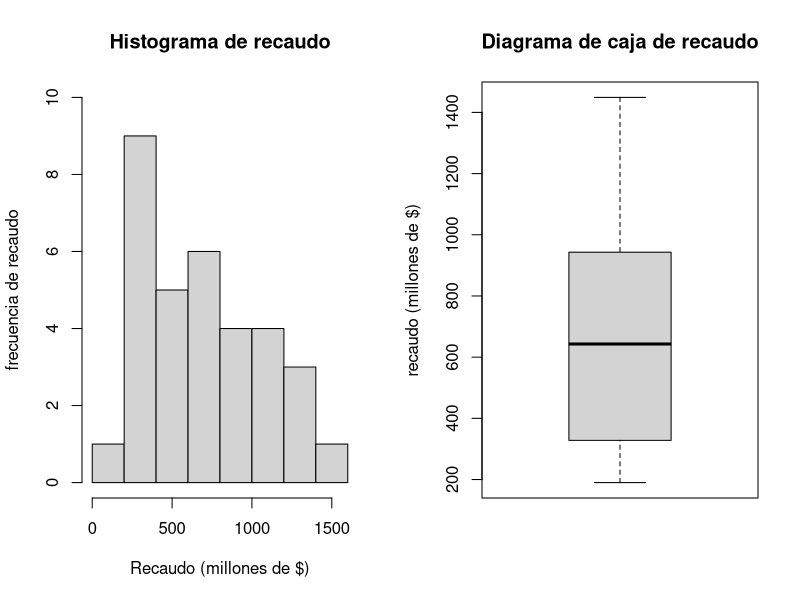
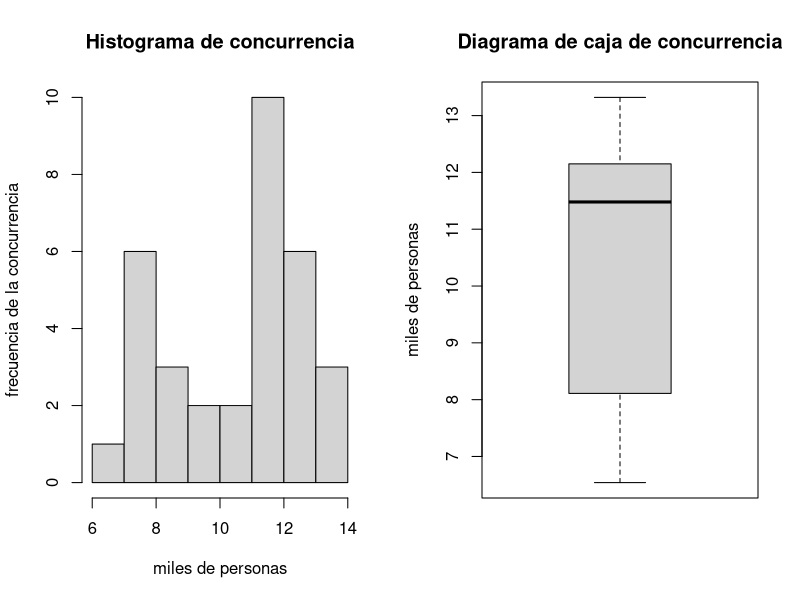
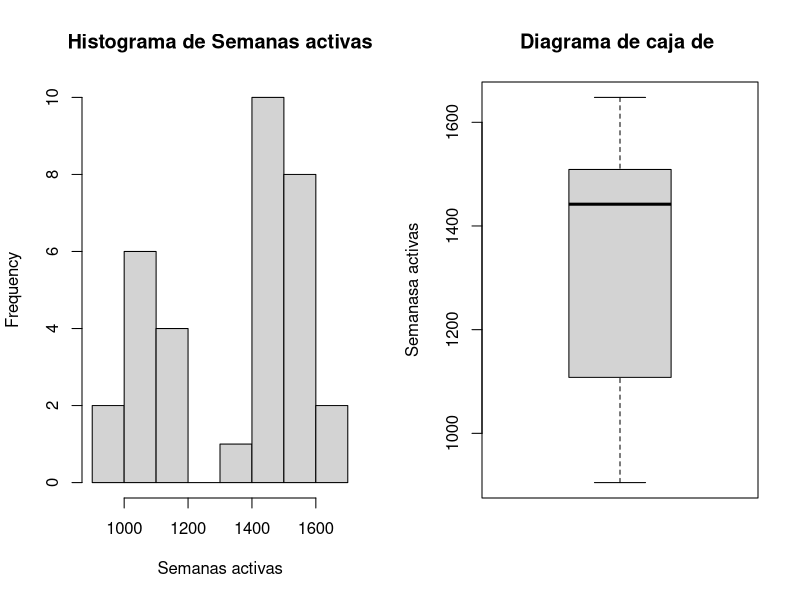
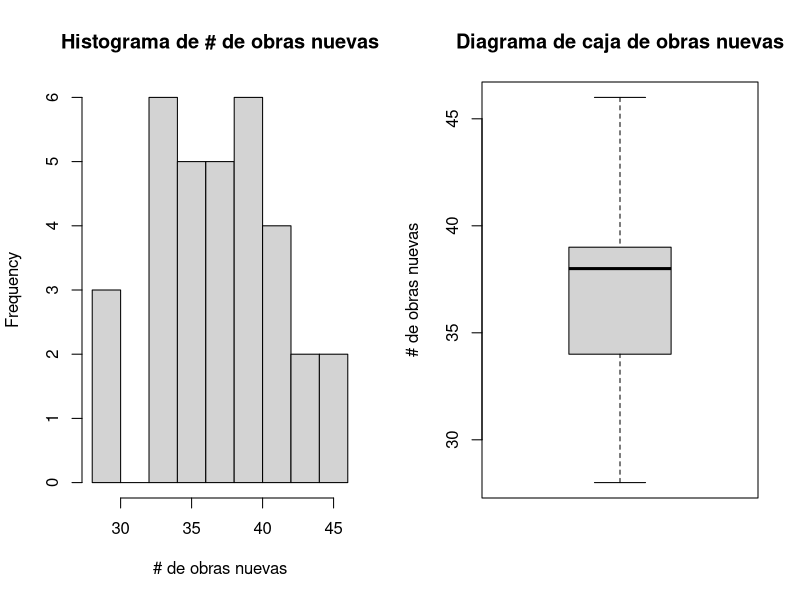
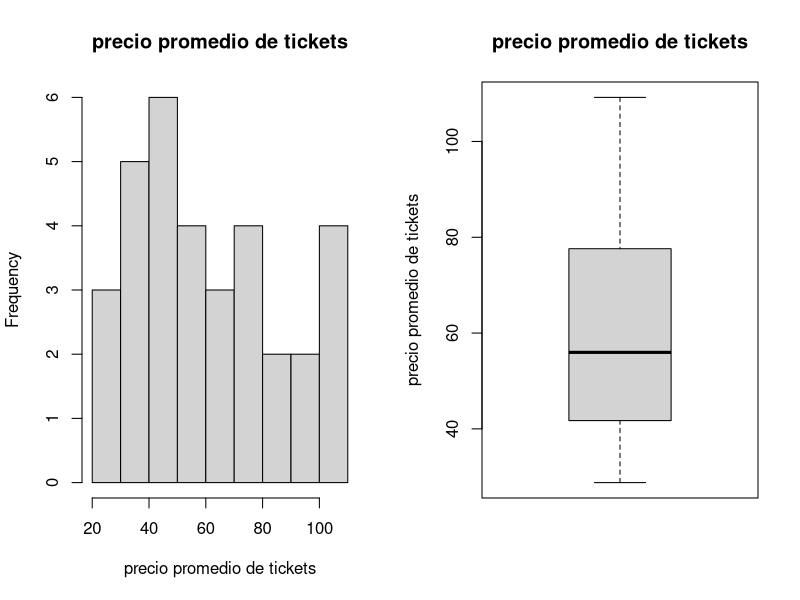
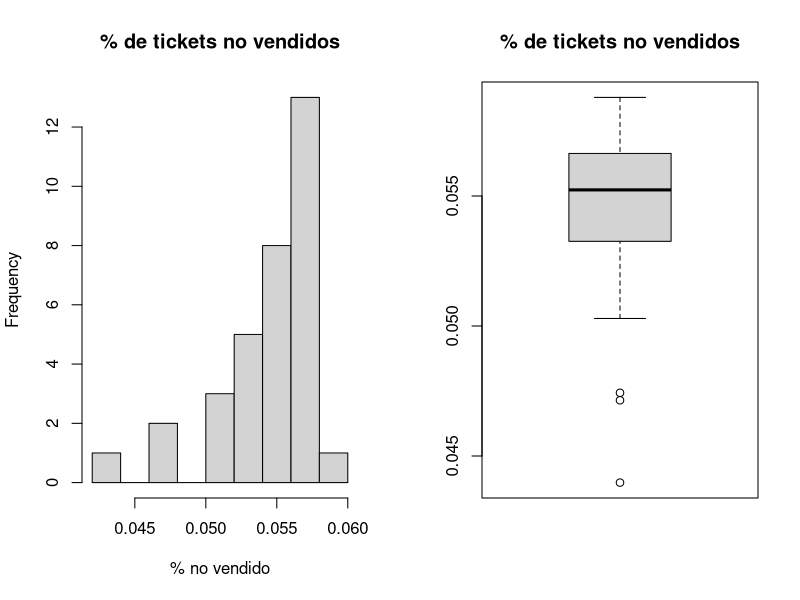
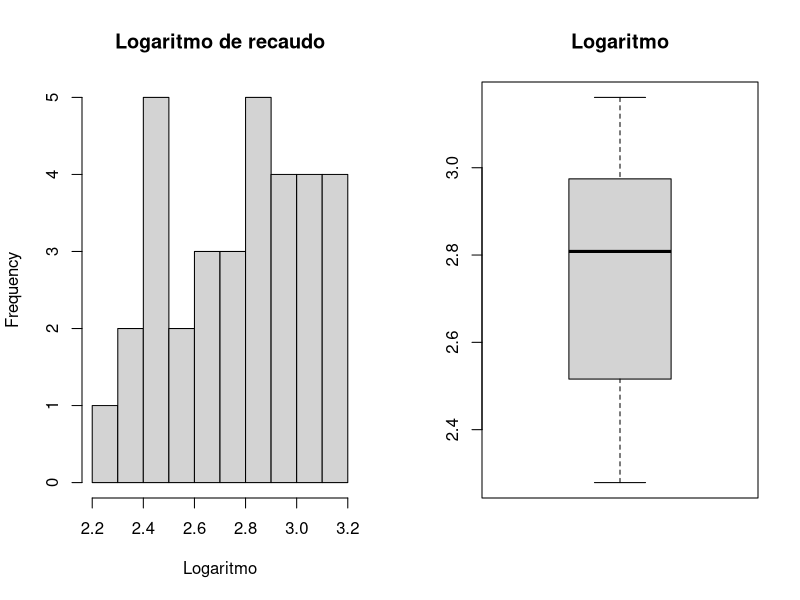

Write the R code that produced these figures, in order.
## ---- chunk 1
knitr::opts_chunk$set(echo = TRUE)
## ---- chunk 2
project_data <- read.delim("broadway-shows.txt")
str(project_data)
## ---- chunk 3
var(project_data$Gross..M.)
sd(project_data$Gross..M.)
## ---- chunk 4
summary(project_data$Gross..M.)
## ---- chunk 5
par(mfrow= c(1,2))
recaudo_hist <- hist(project_data$Gross..M.,main="Histograma de recaudo",xlab="Recaudo (millones de $)",ylab="frecuencia de recaudo",ylim = c(0,10),breaks=6)
recaudo_bp <- boxplot(project_data$Gross..M.,main="Diagrama de caja de recaudo",ylab="recaudo (millones de $)")
## ---- chunk 6
 var(project_data$Attendance)
 sd(project_data$Attendance)
## ---- chunk 7
summary(project_data$Attendance)
## ---- chunk 8
par(mfrow= c(1,2))
recaudo_hist <- hist(project_data$Attendance,main="Histograma de concurrencia",xlab="miles de personas",ylab="frecuencia de la concurrencia")
recaudo_bp <- boxplot(project_data$Attendance,main="Diagrama de caja de concurrencia",ylab="miles de personas")
## ---- chunk 9
var(project_data$Playing.weeks)
sd(project_data$Playing.weeks)
## ---- chunk 10
summary(project_data$Playing.weeks) 
## ---- chunk 11
par(mfrow= c(1,2))
recaudo_hist <- hist(project_data$Playing.weeks,main="Histograma de Semanas activas",xlab="Semanas activas")
recaudo_bp <- boxplot(project_data$Playing.weeks,main="Diagrama de caja de ",ylab="Semanasa activas")
## ---- chunk 12
var(project_data$New.Productions)
sd(project_data$New.Productions)
## ---- chunk 13
summary(project_data$New.Productions)
## ---- chunk 14
par(mfrow= c(1,2))
recaudo_hist <- hist(project_data$New.Productions,main="Histograma de # de obras nuevas",xlab="# de obras nuevas")
recaudo_bp <- boxplot(project_data$New.Productions,main="Diagrama de caja de obras nuevas",ylab="# de obras nuevas")
## ---- chunk 15
var(project_data$Mean.ticket)
sd(project_data$Mean.ticket)
## ---- chunk 16
summary(project_data$Mean.ticket)
## ---- chunk 17
par(mfrow= c(1,2))
recaudo_hist <- hist(project_data$Mean.ticket,main="precio promedio de tickets",xlab="precio promedio de tickets")
recaudo_bp <- boxplot(project_data$Mean.ticket,main="precio promedio de tickets",ylab="precio promedio de tickets")
## ---- chunk 18
var(project_data$Pct.sold)
sd(project_data$Pct.sold)
## ---- chunk 19
summary(project_data$Pct.sold)
## ---- chunk 20
par(mfrow= c(1,2))
recaudo_hist <- hist(project_data$Pct.sold,main="% de tickets no vendidos",xlab="% no vendido")
recaudo_bp <- boxplot(project_data$Pct.sold,main="% de tickets no vendidos")
## ---- chunk 21
var(project_data$LogGross)
sd(project_data$LogGross)
## ---- chunk 22
summary(project_data$LogGross)
## ---- chunk 23
par(mfrow= c(1,2))
recaudo_hist <- hist(project_data$LogGross,main="Logaritmo de recaudo",xlab="Logaritmo")
recaudo_bp <- boxplot(project_data$LogGross,main="Logaritmo")
## ---- chunk 24
t.test(project_data$Gross..M., conf.level = 0.97)$conf.int
## ---- chunk 25
t.test(project_data$Attendance, conf.level = 0.97)$conf.int
## ---- chunk 26
t.test(project_data$Playing.weeks, conf.level = 0.97)$conf.int
## ---- chunk 27
t.test(project_data$New.Productions, conf.level = 0.97)$conf.int
## ---- chunk 28
t.test(project_data$Mean.ticket, conf.level = 0.97)$conf.int
## ---- chunk 29
t.test(project_data$Pct.sold, conf.level = 0.97)$conf.int
## ---- chunk 30
t.test(project_data$LogGross, conf.level = 0.97)$conf.int
## ---- chunk 31
act_mean <- mean(project_data$New.Productions)
act_sd   <- sd(project_data$New.Productions)

act_mean
act_sd
## ---- chunk 32
test_estimator <- (act_mean - 40)/act_sd
test_estimator
## ---- chunk 33
alpha <- qnorm(0.05)

alpha
## ---- chunk 34
p_val <- t.test(project_data$New.Productions,mu=40,alternative="less")
p_val
